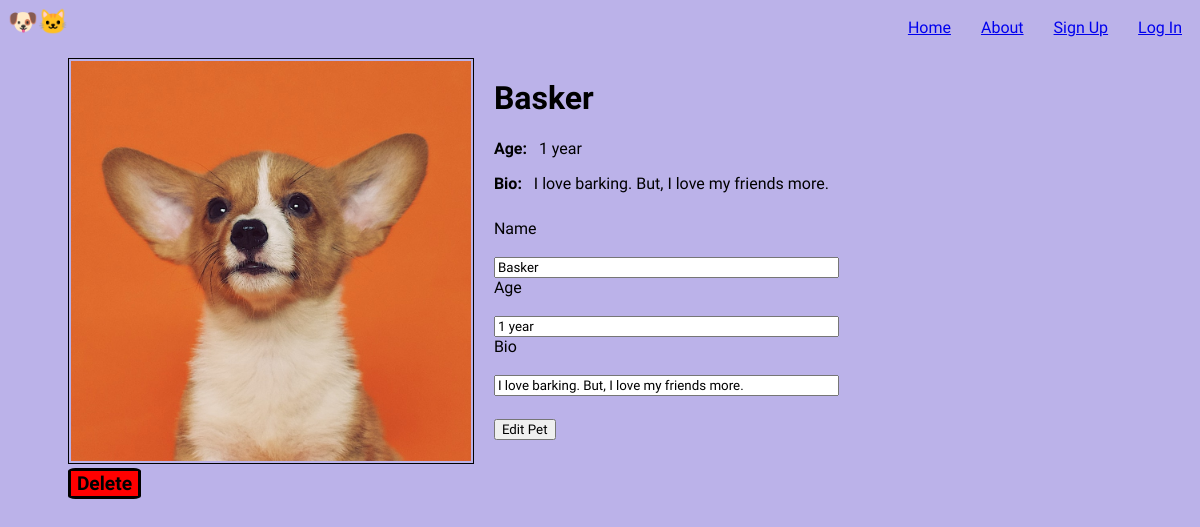
Screenshot of /details/3 with the database file from the repository.
### app.py (models this page shows)
class Pet(db.Model):
    id = db.Column(db.Integer,primary_key=True,unique=True,nullable=False)
    name = db.Column(db.String,unique=True,nullable=False)
    age = db.Column(db.Integer)
    bio = db.Column(db.String(300))
    posted_by = db.Column(db.String,db.ForeignKey('user.id'))

### app.py (the view, shortened to what this page needs)
@app.route('/details/<int:id>',methods=["GET", "POST"])
def details(id):
    pet = Pet.query.get(id)
    petform = petForm()
    if petform.errors:
        return render_template("details.html", pet = pet,petform=petform);
    if pet is None:
        abort(404, description="No Pet was Found with the given ID")
    elif request.method == "GET":
        petform = petForm(obj=pet)
    return render_template("details.html", pet = pet,petform=petform);

### forms.py
class petForm(FlaskForm):
    name = StringField("Name",validators=[InputRequired()])
    age = StringField("Age",validators=[InputRequired()])
    bio = TextField("Bio",validators=[InputRequired()])
    submit = SubmitField("Edit Pet")

### templates/details.html (shortened to what this page needs)
{% extends "base.html" %}
{%block body%}
    <div id="detail" style="display: flex;padding-top: 30px;">
        <div>
            <img id="img-detail" width="400" src="{{url_for('static',filename=pet['id']|string +'.jpg')}}">
            <form id="btn-delete" action="{{ url_for('deletepet',id=pet.id) }}" method="POST">
                <button type="submit" style="background-color: red;border: solid black;border-radius: 10%; font-weight: bolder; font-size: larger;">Delete</button>
            </form>
        </div>
        <div style="display:flex;flex-direction: column;">
            <div style="padding: 10px; padding-left: 20px; float: left;">
                <h1 class="title">{{ pet.name }}</h1>
                <p><b>Age: &nbsp;</b> {{ pet.age }}</p>
                <p><b>Bio: &nbsp;</b> {{ pet.bio }}</p>
            </div>
            {% if petform %}
            <form id="formbox" style="flex-direction: column;text-align: left;padding-left: 20px;" action="{{url_for('details',id=pet.id)}}" method="POST">
                {{petform.name.label}}
                <br>
                {{petform.name}}
                {{petform.age.label}}
                <br>
                {{petform.age}}
                {{petform.bio.label}}
                <br>
                {{petform.bio}}
                <br>
                <div style="padding-top: 4px;">{{ petform.submit }}</div>
            </form>
            {%endif%}
        </div>
    </div>
{%endblock%}

### static/style.css (style rules this page uses)
* { font-family: 'Lilita One', cursive; }
#formbox { text-align: center; display: flex; flex-grow: 1; }
body { background: #bbb2e9; }
#img-detail { border: 1px solid black; padding: 2px; margin-top: 10px; }

### rows the page displays
Pet: name "Basker", age "1 year", bio "I love barking. But, I love my friends more."

### other values shown
{{ petform.name.label }} "Name"
{{ petform.age.label }} "Age"
{{ petform.bio.label }} "Bio"
